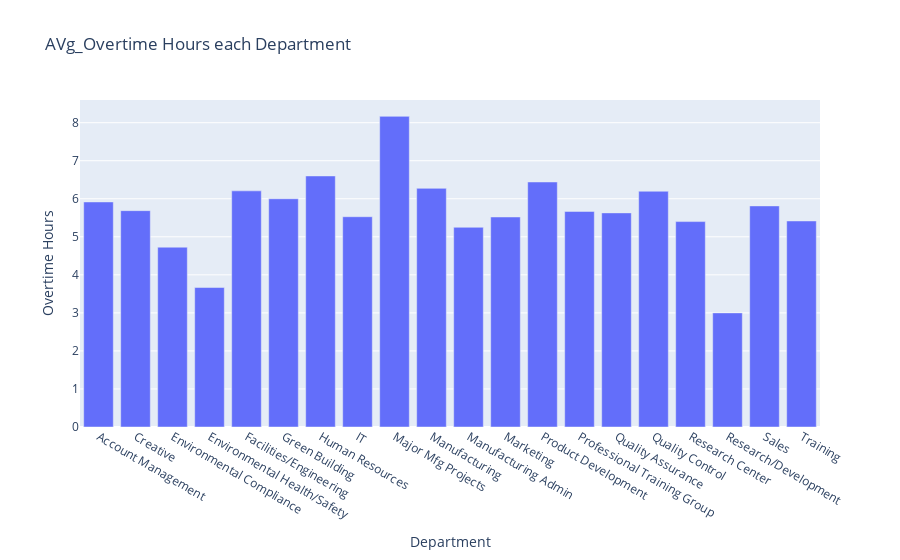

The notebook cell saved with this chart:
### Code cell
depart_over=dc.groupby("Department")["Overtime Hours"].mean()
fig=px.bar(x=depart_over.index,y=depart_over.values,labels={"x":"Department","y":"Overtime Hours"},title="AVg_Overtime Hours each Department")
fig.show()

### Figure 1 — Plotly figure (JSON) as saved in the notebook; plotly's stock layout.template omitted (floating-point values rounded to 4 significant figures)
{"data": [{"hovertemplate": "Department=%{x}<br>Overtime Hours=%{y}<extra></extra>", "legendgroup": "", "marker": {"color": "#636efa", "pattern": {"shape": ""}}, "name": "", "orientation": "v", "showlegend": false, "textposition": "auto", "type": "bar", "x": ["Account Management", "Creative", "Environmental Compliance", "Environmental Health/Safety", "Facilities/Engineering", "Green Building", "Human Resources", "IT", "Major Mfg Projects", "Manufacturing", "Manufacturing Admin", "Marketing", "Product Development", "Professional Training Group", "Quality Assurance", "Quality Control", "Research Center", "Research/Development", "Sales", "Training"], "xaxis": "x", "y": [5.917, 5.688, 4.727, 3.667, 6.208, 6.0, 6.6, 5.528, 8.167, 6.273, 5.25, 5.521, 6.441, 5.667, 5.629, 6.197, 5.4, 3.0, 5.812, 5.417], "yaxis": "y"}], "layout": {"barmode": "relative", "legend": {"tracegroupgap": 0}, "title": {"text": "AVg_Overtime Hours each Department"}, "xaxis": {"anchor": "y", "domain": [0, 1], "title": {"text": "Department"}}, "yaxis": {"anchor": "x", "domain": [0, 1], "title": {"text": "Overtime Hours"}}}}
